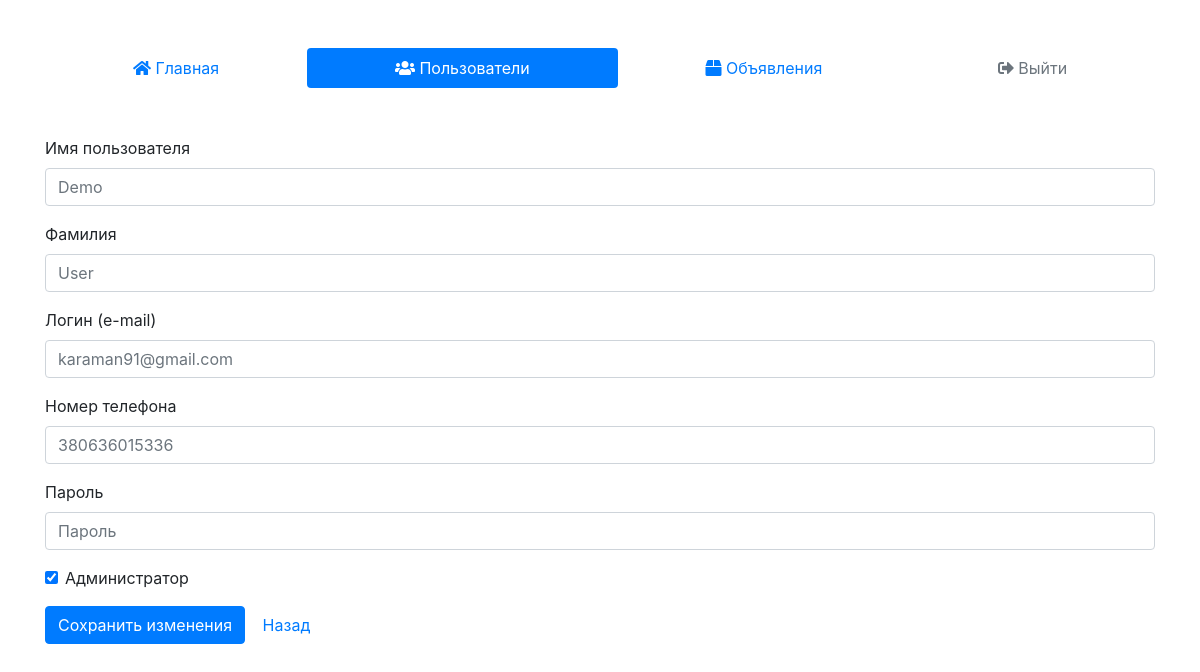
The page /admin/users/edit/4 (signed in) on the database its author committed.
### tables this page shows
CREATE TABLE `users` (
  `user_id` int(11) NOT NULL,
  `email` varchar(255) NOT NULL,
  `password` varchar(255) NOT NULL,
  `name` varchar(255) NOT NULL,
  `surname` varchar(255) NOT NULL,
  `phone` varchar(255) NOT NULL,
  `admin` int(11) NOT NULL DEFAULT '0'
);

### core/classes/User.class.php (called while the page is built, shortened)
<?php
	class User {
		public static function get($user_id = null) {
			$db = new DB();
			$sel_user = $db->conn()->prepare("SELECT * FROM `users` WHERE `user_id`=:user_id");
			$sel_user->bindParam(":user_id", $user_id);
			$sel_user->execute();
			$sel_user = $sel_user->fetch(PDO::FETCH_ASSOC);
			return $sel_user;
		}
	}
?>

### core/classes/DB.class.php (called while the page is built)
<?php
	class DB {
		private $pdo;
		public function __construct() {
			$dsn = "mysql:host=localhost;dbname=mbk_shop_user;charset=utf8";
			$test_pdo = new PDO($dsn, "olga", "olga");
			if ($test_pdo == true) {
				$this->pdo = $test_pdo;
			} else {
				throw new Exception("Ошибка подключения к базе данных.");
			}
		}
		public function conn () {
			return $this->pdo;
		}
	}
?>

### templates/Default/admin/edit-user.php (the view, shortened to what this page needs)
<!doctype html>
<html lang="en">
<head>
  <link rel="stylesheet" href="https://stackpath.bootstrapcdn.com/bootstrap/4.1.3/css/bootstrap.min.css">
  <link rel="stylesheet" href="https://use.fontawesome.com/releases/v5.4.2/css/all.css">
</head>
<body>
  <div class="container">
    <div class="row">
      <div class="col-md-12 mt-5">
        <nav class="nav nav-pills flex-column flex-sm-row">
          <a class="flex-sm-fill text-sm-center nav-link" href="/admin"><i class="fas fa-home"></i> Главная</a>
          <a class="flex-sm-fill text-sm-center nav-link active" href="/admin/users"><i class="fas fa-users"></i> Пользователи</a>
          <a class="flex-sm-fill text-sm-center nav-link" href="/admin/lots"><i class="fas fa-box"></i> Объявления</a>
          <a class="flex-sm-fill text-sm-center nav-link disabled" href="/logout"><i class="fas fa-sign-out-alt"></i> Выйти</a>
        </nav>
      </div>
    </div>
    <div class="row">
      <div class="col-md-12 mt-5">
        <? if ($this->user != null): ?>
        <form>
          <div class="form-group">
            <label for="name">Имя пользователя</label>
            <input type="text" class="form-control" id="name" name="name" placeholder="<?=$this->user['name']?>">
          </div>
          <div class="form-group">
            <label for="surname">Фамилия</label>
            <input type="text" class="form-control" id="surname" name="surname" placeholder="<?=$this->user['surname']?>">
          </div>
          <div class="form-group">
            <label for="email">Логин (e-mail)</label>
            <input type="text" class="form-control" id="email" name="email" placeholder="<?=$this->user['email']?>"  autocomplete="new-password">
          </div>
          <div class="form-group">
            <label for="phone">Номер телефона</label>
            <input type="text" class="form-control" id="phone" name="phone" placeholder="<?=$this->user['phone']?>">
          </div>
          <div class="form-group">
            <label for="password">Пароль</label>
            <input type="password" class="form-control" id="password" name="password" placeholder="Пароль"  autocomplete="new-password">
          </div>
          <div class="form-group form-check">
            <input type="checkbox" class="form-check-input" name="is_admin" id="is_admin" <? if ($this->user['admin'] == 1): ?>checked<? endif; ?>>
            <label class="form-check-label" for="is_admin">Администратор</label>
          </div>
          <button type="submit" class="btn btn-primary">Сохранить изменения</button>
          <a href="/admin/users" class="btn btn-default">Назад</a>
        </form>
      <? endif; ?>
      </div>
    </div>
  </div>
</body>
</html>

### rows shown on the page
users: name "Demo", surname "User", email "karaman91@gmail.com", phone "380636015336", admin "☑"
